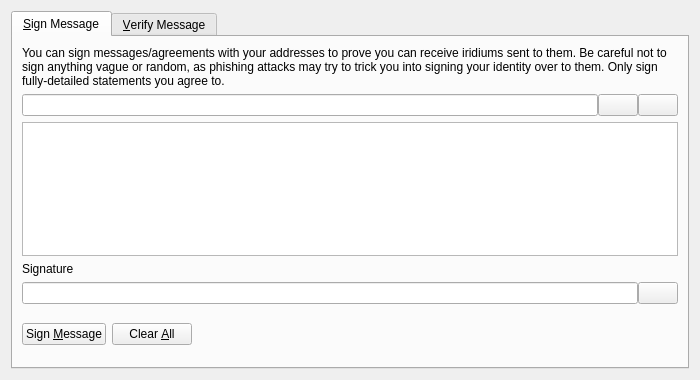
<?xml version="1.0" encoding="UTF-8"?>
<ui version="4.0">
 <class>SignVerifyMessageDialog</class>
 <widget class="QDialog" name="SignVerifyMessageDialog">
  <property name="geometry">
   <rect>
    <x>0</x>
    <y>0</y>
    <width>700</width>
    <height>380</height>
   </rect>
  </property>
  <property name="windowTitle">
   <string>Signatures - Sign / Verify a Message</string>
  </property>
  <property name="modal">
   <bool>true</bool>
  </property>
  <layout class="QVBoxLayout" name="verticalLayout">
   <item>
    <widget class="QTabWidget" name="tabWidget">
     <property name="currentIndex">
      <number>0</number>
     </property>
     <widget class="QWidget" name="tabSignMessage">
      <attribute name="title">
       <string>&amp;Sign Message</string>
      </attribute>
      <layout class="QVBoxLayout" name="verticalLayout_SM">
       <item>
        <widget class="QLabel" name="infoLabel_SM">
         <property name="text">
          <string>You can sign messages/agreements with your addresses to prove you can receive iridiums sent to them. Be careful not to sign anything vague or random, as phishing attacks may try to trick you into signing your identity over to them. Only sign fully-detailed statements you agree to.</string>
         </property>
         <property name="textFormat">
          <enum>Qt::PlainText</enum>
         </property>
         <property name="wordWrap">
          <bool>true</bool>
         </property>
        </widget>
       </item>
       <item>
        <layout class="QHBoxLayout" name="horizontalLayout_1_SM">
         <property name="spacing">
          <number>0</number>
         </property>
         <item>
          <widget class="QValidatedLineEdit" name="addressIn_SM">
           <property name="toolTip">
            <string>The Iridium address to sign the message with</string>
           </property>
          </widget>
         </item>
         <item>
          <widget class="QPushButton" name="addressBookButton_SM">
           <property name="toolTip">
            <string>Choose previously used address</string>
           </property>
           <property name="text">
            <string/>
           </property>
           <property name="icon">
            <iconset resource="../iridium.qrc">
             <normaloff>:/icons/address-book</normaloff>:/icons/address-book</iconset>
           </property>
           <property name="shortcut">
            <string>Alt+A</string>
           </property>
           <property name="autoDefault">
            <bool>false</bool>
           </property>
          </widget>
         </item>
         <item>
          <widget class="QPushButton" name="pasteButton_SM">
           <property name="toolTip">
            <string>Paste address from clipboard</string>
           </property>
           <property name="text">
            <string/>
           </property>
           <property name="icon">
            <iconset resource="../iridium.qrc">
             <normaloff>:/icons/editpaste</normaloff>:/icons/editpaste</iconset>
           </property>
           <property name="shortcut">
            <string>Alt+P</string>
           </property>
           <property name="autoDefault">
            <bool>false</bool>
           </property>
          </widget>
         </item>
        </layout>
       </item>
       <item>
        <widget class="QPlainTextEdit" name="messageIn_SM">
         <property name="toolTip">
          <string>Enter the message you want to sign here</string>
         </property>
        </widget>
       </item>
       <item>
        <widget class="QLabel" name="signatureLabel_SM">
         <property name="text">
          <string>Signature</string>
         </property>
         <property name="textFormat">
          <enum>Qt::PlainText</enum>
         </property>
        </widget>
       </item>
       <item>
        <layout class="QHBoxLayout" name="horizontalLayout_2_SM">
         <property name="spacing">
          <number>0</number>
         </property>
         <item>
          <widget class="QLineEdit" name="signatureOut_SM">
           <property name="font">
            <font>
             <italic>true</italic>
            </font>
           </property>
           <property name="readOnly">
            <bool>true</bool>
           </property>
          </widget>
         </item>
         <item>
          <widget class="QPushButton" name="copySignatureButton_SM">
           <property name="toolTip">
            <string>Copy the current signature to the system clipboard</string>
           </property>
           <property name="text">
            <string/>
           </property>
           <property name="icon">
            <iconset resource="../iridium.qrc">
             <normaloff>:/icons/editcopy</normaloff>:/icons/editcopy</iconset>
           </property>
           <property name="autoDefault">
            <bool>false</bool>
           </property>
          </widget>
         </item>
        </layout>
       </item>
       <item>
        <layout class="QHBoxLayout" name="horizontalLayout_3_SM">
         <item>
          <widget class="QPushButton" name="signMessageButton_SM">
           <property name="toolTip">
            <string>Sign the message to prove you own this Iridium address</string>
           </property>
           <property name="text">
            <string>Sign &amp;Message</string>
           </property>
           <property name="icon">
            <iconset resource="../iridium.qrc">
             <normaloff>:/icons/edit</normaloff>:/icons/edit</iconset>
           </property>
           <property name="autoDefault">
            <bool>false</bool>
           </property>
          </widget>
         </item>
         <item>
          <widget class="QPushButton" name="clearButton_SM">
           <property name="toolTip">
            <string>Reset all sign message fields</string>
           </property>
           <property name="text">
            <string>Clear &amp;All</string>
           </property>
           <property name="icon">
            <iconset resource="../iridium.qrc">
             <normaloff>:/icons/remove</normaloff>:/icons/remove</iconset>
           </property>
           <property name="autoDefault">
            <bool>false</bool>
           </property>
          </widget>
         </item>
         <item>
          <spacer name="horizontalSpacer_1_SM">
           <property name="orientation">
            <enum>Qt::Horizontal</enum>
           </property>
           <property name="sizeHint" stdset="0">
            <size>
             <width>40</width>
             <height>48</height>
            </size>
           </property>
          </spacer>
         </item>
         <item>
          <widget class="QLabel" name="statusLabel_SM">
           <property name="font">
            <font>
             <weight>75</weight>
             <bold>true</bold>
            </font>
           </property>
           <property name="text">
            <string/>
           </property>
           <property name="wordWrap">
            <bool>true</bool>
           </property>
          </widget>
         </item>
         <item>
          <spacer name="horizontalSpacer_2_SM">
           <property name="orientation">
            <enum>Qt::Horizontal</enum>
           </property>
           <property name="sizeHint" stdset="0">
            <size>
             <width>40</width>
             <height>48</height>
            </size>
           </property>
          </spacer>
         </item>
        </layout>
       </item>
      </layout>
     </widget>
     <widget class="QWidget" name="tabVerifyMessage">
      <attribute name="title">
       <string>&amp;Verify Message</string>
      </attribute>
      <layout class="QVBoxLayout" name="verticalLayout_VM">
       <item>
        <widget class="QLabel" name="infoLabel_VM">
         <property name="text">
          <string>Enter the receiver's address, message (ensure you copy line breaks, spaces, tabs, etc. exactly) and signature below to verify the message. Be careful not to read more into the signature than what is in the signed message itself, to avoid being tricked by a man-in-the-middle attack. Note that this only proves the signing party receives with the address, it cannot prove sendership of any transaction!</string>
         </property>
         <property name="textFormat">
          <enum>Qt::PlainText</enum>
         </property>
         <property name="alignment">
          <set>Qt::AlignLeading|Qt::AlignLeft|Qt::AlignTop</set>
         </property>
         <property name="wordWrap">
          <bool>true</bool>
         </property>
        </widget>
       </item>
       <item>
        <layout class="QHBoxLayout" name="horizontalLayout_1_VM">
         <property name="spacing">
          <number>0</number>
         </property>
         <item>
          <widget class="QValidatedLineEdit" name="addressIn_VM">
           <property name="toolTip">
            <string>The Iridium address the message was signed with</string>
           </property>
          </widget>
         </item>
         <item>
          <widget class="QPushButton" name="addressBookButton_VM">
           <property name="toolTip">
            <string>Choose previously used address</string>
           </property>
           <property name="text">
            <string/>
           </property>
           <property name="icon">
            <iconset resource="../iridium.qrc">
             <normaloff>:/icons/address-book</normaloff>:/icons/address-book</iconset>
           </property>
           <property name="shortcut">
            <string>Alt+A</string>
           </property>
           <property name="autoDefault">
            <bool>false</bool>
           </property>
          </widget>
         </item>
        </layout>
       </item>
       <item>
        <widget class="QPlainTextEdit" name="messageIn_VM"/>
       </item>
       <item>
        <widget class="QValidatedLineEdit" name="signatureIn_VM"/>
       </item>
       <item>
        <layout class="QHBoxLayout" name="horizontalLayout_2_VM">
         <item>
          <widget class="QPushButton" name="verifyMessageButton_VM">
           <property name="toolTip">
            <string>Verify the message to ensure it was signed with the specified Iridium address</string>
           </property>
           <property name="text">
            <string>Verify &amp;Message</string>
           </property>
           <property name="icon">
            <iconset resource="../iridium.qrc">
             <normaloff>:/icons/transaction_0</normaloff>:/icons/transaction_0</iconset>
           </property>
           <property name="autoDefault">
            <bool>false</bool>
           </property>
          </widget>
         </item>
         <item>
          <widget class="QPushButton" name="clearButton_VM">
           <property name="toolTip">
            <string>Reset all verify message fields</string>
           </property>
           <property name="text">
            <string>Clear &amp;All</string>
           </property>
           <property name="icon">
            <iconset resource="../iridium.qrc">
             <normaloff>:/icons/remove</normaloff>:/icons/remove</iconset>
           </property>
           <property name="autoDefault">
            <bool>false</bool>
           </property>
          </widget>
         </item>
         <item>
          <spacer name="horizontalSpacer_1_VM">
           <property name="orientation">
            <enum>Qt::Horizontal</enum>
           </property>
           <property name="sizeHint" stdset="0">
            <size>
             <width>40</width>
             <height>48</height>
            </size>
           </property>
          </spacer>
         </item>
         <item>
          <widget class="QLabel" name="statusLabel_VM">
           <property name="font">
            <font>
             <weight>75</weight>
             <bold>true</bold>
            </font>
           </property>
           <property name="text">
            <string/>
           </property>
           <property name="wordWrap">
            <bool>true</bool>
           </property>
          </widget>
         </item>
         <item>
          <spacer name="horizontalSpacer_2_VM">
           <property name="orientation">
            <enum>Qt::Horizontal</enum>
           </property>
           <property name="sizeHint" stdset="0">
            <size>
             <width>40</width>
             <height>48</height>
            </size>
           </property>
          </spacer>
         </item>
        </layout>
       </item>
      </layout>
     </widget>
    </widget>
   </item>
  </layout>
 </widget>
 <customwidgets>
  <customwidget>
   <class>QValidatedLineEdit</class>
   <extends>QLineEdit</extends>
   <header>qt/qvalidatedlineedit.h</header>
  </customwidget>
 </customwidgets>
 <resources>
  <include location="../iridium.qrc"/>
 </resources>
 <connections/>
</ui>
